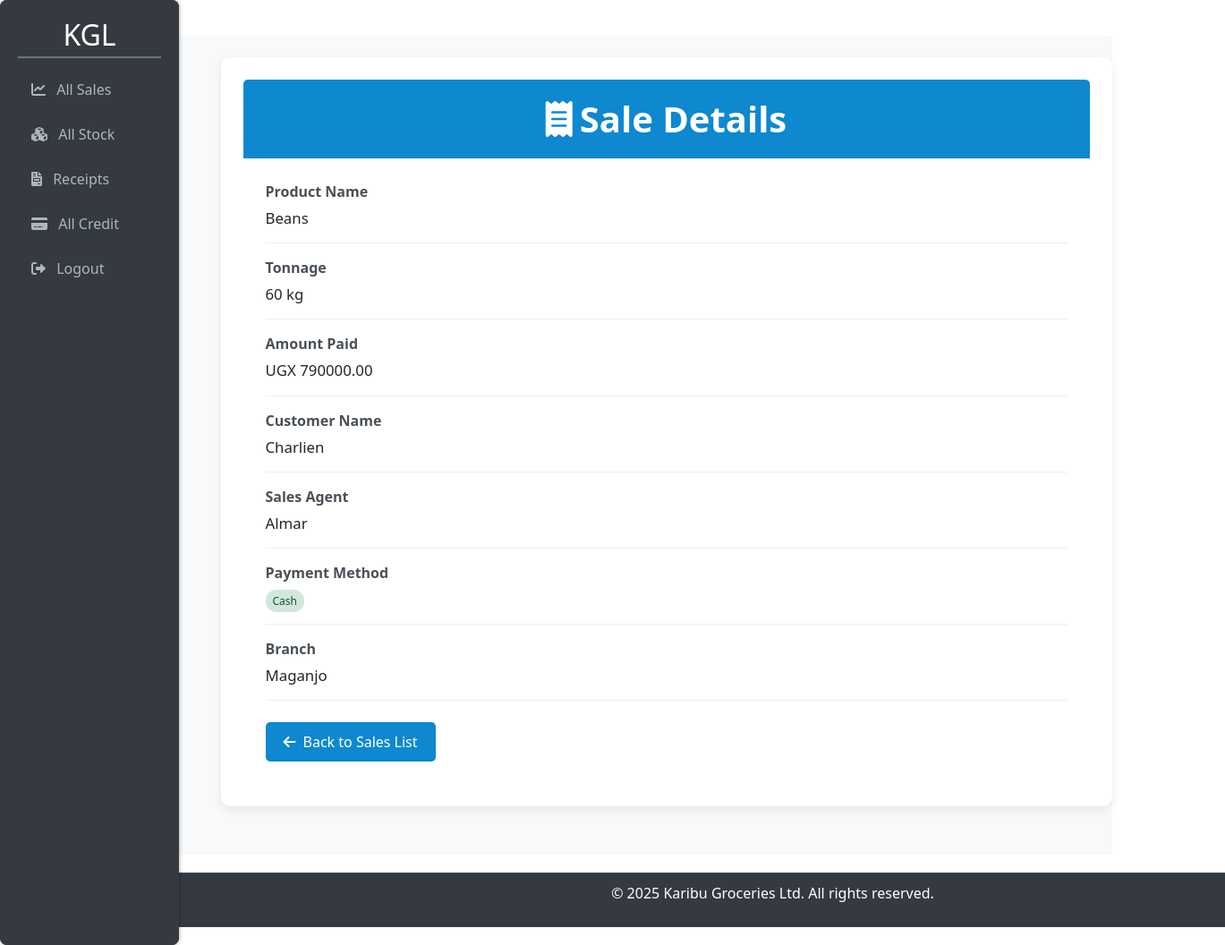
Screenshot of /sales/3/ (signed in) with the database file from the repository.
### kgl_app/models.py (models this page shows, shortened)
class Sales(models.Model):
    product_name=models.ForeignKey(Stock, on_delete=models.CASCADE)
    tonnage=models.IntegerField()
    amount_paid =models.IntegerField(default=0,blank =False)
    buyers_name=models.CharField(max_length=35)
    date_and_time =models.DateTimeField(auto_now_add=True)
    salesagent_name=models.ForeignKey(Userprofile, on_delete=models.CASCADE,null=True)
    is_sold_on_cash=models.BooleanField(default=False)
    branch =models.ForeignKey(Branch, on_delete=models.CASCADE,null=True)
    selling_price=models.IntegerField(null=True,blank=True)

class Stock(models.Model):
    name_of_produce=models.CharField(max_length =255)
    type_of_produce =models.ForeignKey(ProduceType,on_delete=models.CASCADE,null=False,)
    date_and_time_of_produce= models.DateTimeField(auto_now_add =True)
    received_quantity = models.IntegerField(blank=False,null=False,default=0)
    issued_quantity=models.IntegerField(blank=False,null=False,default=0)
    tonnage =models.IntegerField(blank = False,null=False,default=0)
    cost=models.IntegerField(blank =False,default=25)
    name_of_dealer=models.CharField(max_length=255)
    branch=models.ForeignKey(Branch, on_delete=models.CASCADE,null=False,default=0)
    contact=models.CharField(default=20,null=False)
    selling_price=models.IntegerField(null=True,blank=True)
    current_stock =models.IntegerField(null=True,blank=False)
    def __str__(self):
        return self.name_of_produce

class Userprofile(AbstractUser):
    managed_branches = models.ManyToManyField(Branch, related_name="managers", blank=True)
    is_salesagent= models.BooleanField(default=False)
    is_manager= models.BooleanField(default=False)
    is_owner= models.BooleanField(default=False)
    username =models.CharField(max_length=25,unique=True)
    email =models.EmailField(max_length=25, unique=True)
    address = models.CharField(max_length=50, blank=True)
    phonenumber =models.CharField(max_length= 20,blank=True)
    gender = models.CharField(max_length=10, blank=True)
    branch = models.ForeignKey(Branch, on_delete=models.SET_NULL, null=True, blank=True, related_name="users")
    groups = models.ManyToManyField(
        Group,
        related_name="userprofile_groups",
        blank=True,
        help_text="The groups this user belongs to.",
        verbose_name="groups"
    )
    user_permissions = models.ManyToManyField(
        Permission,
        related_name="userprofile_permissions",
        blank=True,
        help_text="Specific permissions for this user.",
        verbose_name="user permissions"
    )
    def __str__(self):
        return self.username

class Branch(models.Model):
    branch_name = models.CharField(max_length=50)
    location = models.CharField(max_length=100)
    def __str__(self):
        return self.branch_name

### kgl_app/views.py (the view)
# urls.py: path('sales/<int:sale_id>/', views.view_sale, name='view_sale'),
@user_passes_test(is_manager_check or is_salesagent_check)
def view_sale(request, sale_id):
    sale = get_object_or_404(Sales, id=sale_id)  # Get the Sale object or show 404 if not found
    context = {'sale': sale}  # Pass the Sale object to the template
    return render(request, 'sale_detail.html', context)  # Render the template

### kgl_app/views.py (called while the page is built)
def is_manager_check(user):
    return user.is_manager

### kgl_app/templates/sale_detail.html (shortened to what this page needs)
{% extends 'base.html' %}
{% load static %}
{% block content %}
<link href="https://cdn.jsdelivr.net/npm/bootstrap@5.3.0/dist/css/bootstrap.min.css" rel="stylesheet">
<link rel="stylesheet" href="https://cdnjs.cloudflare.com/ajax/libs/font-awesome/6.0.0/css/all.min.css">
<div class="container-fluid sale-detail-container py-4">
    <div class="card sale-card">
        <div class="card-header card-header-sale">
            <h1 class="card-title-sale">
                <i class="fas fa-receipt me-2"></i>Sale Details
            </h1>
        </div>
        <div class="card-body card-body-sale">
            <div class="detail-item">
                <div class="detail-label">Product Name</div>
                <div class="detail-value">{{ sale.product_name }}</div>
            </div>
            <div class="detail-item">
                <div class="detail-label">Tonnage</div>
                <div class="detail-value">{{ sale.tonnage }} kg</div>
            </div>
            <div class="detail-item">
                <div class="detail-label">Amount Paid</div>
                <div class="detail-value">UGX {{ sale.amount_paid|floatformat:2 }}</div>
            </div>
            <div class="detail-item">
                <div class="detail-label">Customer Name</div>
                <div class="detail-value">{{ sale.buyers_name }}</div>
            </div>
            <div class="detail-item">
                <div class="detail-label">Sales Agent</div>
                <div class="detail-value">{{ sale.salesagent_name }}</div>
            </div>
            <div class="detail-item">
                <div class="detail-label">Payment Method</div>
                <div class="detail-value">
                    <span class="cash-badge {% if sale.is_sold_on_cash %}cash-true{% else %}cash-false{% endif %}">
                        {% if sale.is_sold_on_cash %}Cash{% else %}Credit{% endif %}
                    </span>
                </div>
            </div>
            <div class="detail-item">
                <div class="detail-label">Branch</div>
                <div class="detail-value">{{ sale.branch }}</div>
            </div>
            <div class="mt-4">
                <a href="{% url 'allsales' %}" class="back-btn">
                    <i class="fas fa-arrow-left"></i> Back to Sales List
                </a>
            </div>
        </div>
    </div>
</div>
{% endblock %}

### kgl_app/templates/base.html (style rules this page uses)
body { background-color: #f8f9fa; display: flex; flex-direction: column; min-height: 100vh; font-family: sans-serif; margin: 0; background-color: #f8f9fa; color: #343a40; line-height: 1.6; }
.card { background: #ffffff; border-radius: 10px; box-shadow: 0 4px 8px rgba(0, 0, 0, 0.1); margin-bottom: 20px; }
.card-header { background-color: #f0f0f0; padding: 15px; border-bottom: 1px solid #ddd; border-top-left-radius: 10px; border-top-right-radius: 10px; }
.card-body { padding: 20px; }
h1 { margin-bottom: 20px; color: #333; text-align: center; }
h1 { margin-left: 220px; text-align: left; }
h1 { margin-bottom: 20px; color: #333; }
.card { background-color: #fff; padding: 25px; border-radius: 8px; box-shadow: 0 4px 8px rgba(0, 0, 0, 0.05); border: 1px solid #e0e0e0; }
.card { margin-bottom: 20px; border: 1px solid #ddd; border-radius: 8px; box-shadow: 0 2px 4px rgba(0, 0, 0, 0.05); margin-left:120px; }
.card-header { background-color: #f8f9fa; padding: 10px 15px; border-bottom: 1px solid #eee; font-weight: bold; color: #555; }
.card-body { padding: 15px; }
body { font-family: 'Arial', sans-serif; background-color: #f8f9fa; padding: 20px; }
.card { background-color: #fff; border-radius: 8px; box-shadow: 0 2px 4px rgba(0, 0, 0, 0.1); border: 1px solid #e0e0e0; }
h1 { text-align: center; color: #007bff; margin-bottom: 20px; }
.card-header { background-color:#007bff; color:azure; }

### kgl_app/templates/sale_detail.html (style rules this page uses)
.sale-detail-container { background-color: #f8f9fa; padding: 30px 0; }
.sale-card { background-color: #fff; border-radius: 10px; box-shadow: 0 4px 12px rgba(0, 0, 0, 0.08); border: none; overflow: hidden; margin-bottom: 30px; }
.card-header-sale { background-color: #0e88cf; color: white; padding: 20px; border-bottom: none; }
.card-title-sale { font-weight: 600; margin: 0; }
.card-body-sale { padding: 25px; }
.detail-item { margin-bottom: 15px; padding-bottom: 15px; border-bottom: 1px solid #eee; }
.detail-label { font-weight: 600; color: #495057; margin-bottom: 5px; }
.detail-value { color: #212529; font-size: 1.05rem; }
.back-btn { background-color: #0e88cf; color: white; border: none; padding: 10px 20px; border-radius: 5px; font-weight: 500; transition: all 0.2s ease; text-decoration: none; display: inline-flex; align-items: center; }
.back-btn i { margin-right: 8px; }
.cash-badge { padding: 4px 8px; border-radius: 12px; font-size: 12px; font-weight: 500; }
.cash-true { background-color: #d1e7dd; color: #0f5132; }

### rows the page displays
Sales: product_name "Beans", tonnage "60", amount_paid "790000.00", buyers_name "Charlien", salesagent_name "Almar", branch "Maganjo"
